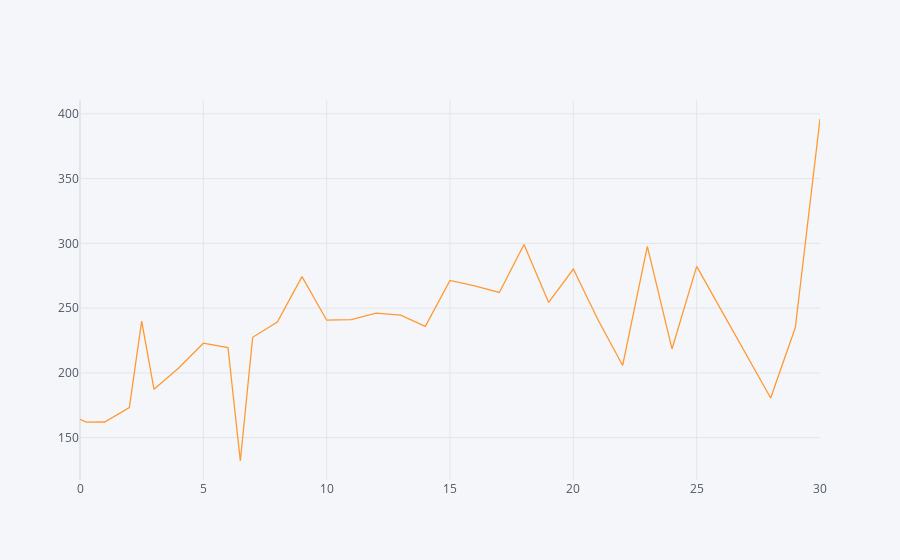

Notebook code cell kept with this figure:
### Code cell
#plot years of experience vs salary for women
women = df.loc[df['gender']=='Female']
women[['yearsofexperience','basesalary','bonus','stockgrantvalue','totalyearlycompensation','yearsatcompany']] = women[['yearsofexperience','basesalary','bonus','stockgrantvalue','totalyearlycompensation','yearsatcompany']].apply(pd.to_numeric)
women = women.groupby('yearsofexperience',as_index = False)['totalyearlycompensation'].mean()
women.iplot(kind='line', x=['yearsofexperience'],y='totalyearlycompensation')
print(women)

### Figure 1 — Plotly figure (JSON) as saved in the notebook; plotly's stock layout.template omitted (floating-point values rounded to 4 significant figures)
{"data": [{"line": {"color": "rgba(255, 153, 51, 1.0)", "dash": "solid", "shape": "linear", "width": 1.3}, "mode": "lines", "name": "totalyearlycompensation", "text": "", "type": "scatter", "x": [0, 0.25, 1, 2, 2.5, 3, 4, 5, 6, 6.5, 7, 8, 9, 10, 11, 12, 13, 14, 15, 16, 17, 18, 19, 20, 21, 22, 23, 24, 25, 28, 29, 30], "y": [164.2, 162, 162.1, 173.2, 240, 187.3, 203.8, 222.9, 219.5, 132, 227.5, 239.2, 274.3, 240.7, 241.2, 246.2, 244.6, 235.9, 271.4, 267.1, 262.1, 299.1, 254.4, 280.2, 241, 205.8, 297.7, 218.5, 282.2, 180.7, 235, 396]}], "layout": {"legend": {"bgcolor": "#F5F6F9", "font": {"color": "#4D5663"}}, "paper_bgcolor": "#F5F6F9", "plot_bgcolor": "#F5F6F9", "title": {"font": {"color": "#4D5663"}}, "xaxis": {"gridcolor": "#E1E5ED", "showgrid": true, "tickfont": {"color": "#4D5663"}, "title": {"font": {"color": "#4D5663"}, "text": ""}, "zerolinecolor": "#E1E5ED"}, "yaxis": {"gridcolor": "#E1E5ED", "showgrid": true, "tickfont": {"color": "#4D5663"}, "title": {"font": {"color": "#4D5663"}, "text": ""}, "zerolinecolor": "#E1E5ED"}}}
